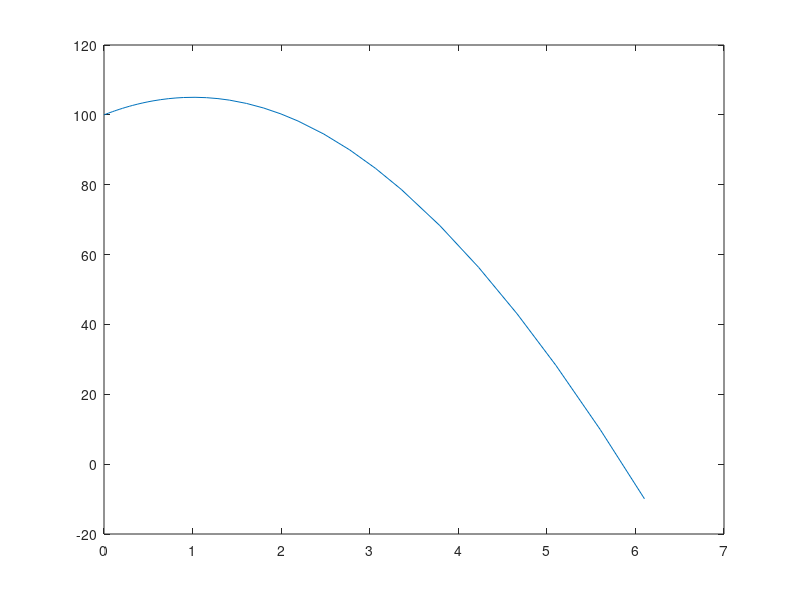

Here is the MATLAB script that generated this plot:
function freefall
% FREEFALL: falling!

% set parameters
m = 75; % kg
g = 9.81; % m/s^2
c = 0.2;

% set initial conditions
% horiz
x0 = 100;
v0 = 10;


% pack i.c.
X0=[x0; v0];

% solve Newton's Second Law

% uncomment these for testing
% ode45(@rate_func, [0,20], X0);
% return

[t, Xout] = ode45(@rate_func, [0,20], X0);

% unpack
xout=Xout(:,1);
vout=Xout(:,2);

% find the time step where the ground is crossed
iground  = 1;
while xout(iground)>0
    iground=iground+1;
end

% plot up to the point of crossing the ground
figure
plot(t(1:iground),xout(1:iground))

% interpolate to find exact time for hitting the ground
tground = interp1(xout,t, 0);
disp(['Hits ground at ',num2str(tground)])


    function rate = rate_func( t, X )
        % RATE_FUNC: Newton's 2nd Law
        
        % unpack
        px = X(1); % x component of position
        vx = X(2); % x component of velocity
        
        % compute forces
        
        Fgravity = -m*g; % gravity
        Fdrag = -sign(vx) * c*vx^2; % air resistance
        
        Fx = Fgravity + Fdrag; % x component of force
        
        % Compute acceleration according to Newton's second law
        
        ax = Fx/m; % x component of acceleration
        
        % compute derivatives
        dpx = vx;
        dvx = ax;
        
        % pack rate array
        rate = [dpx; dvx];
        
    end

end